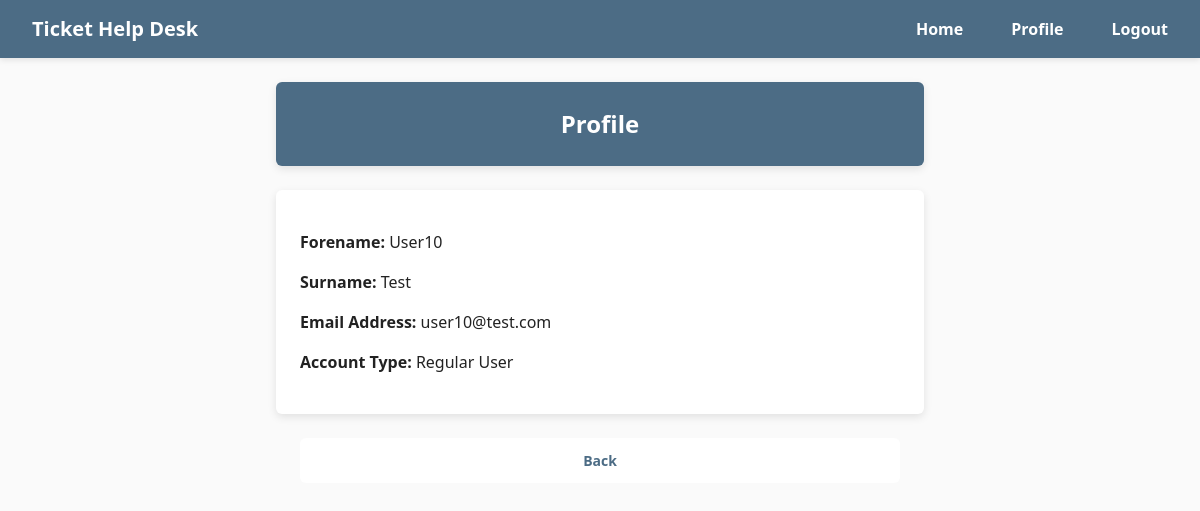
The app's page /profile (signed in) with its own data.
### HelpDeskTicketingSystem/models/UserModel.py (models this page shows)
class User(db.Model, UserMixin):
    id = db.Column(db.Integer, primary_key=True)
    forename = db.Column(db.String(50))
    surname = db.Column(db.String(50))
    email = db.Column(db.String(150), unique=True)
    password = db.Column(db.String(20))
    account_type = db.Column(db.String(20), nullable=False)

### HelpDeskTicketingSystem/views/users.py (the view)
@users_bp.route('/profile')
@login_required
def profile():
    return render_template('profile.html', user=current_user)

### HelpDeskTicketingSystem/__init__.py (called while the page is built)
def create_app(config_class=None):
    app = Flask(__name__)
    if config_class:
        app.config.from_object(config_class)
    else:
        app.config.from_object(Config)
    db.init_app(app)
    login_manager.init_app(app)
    login_manager.login_view = 'auth.login'
    from .views.home import home_bp
    from .views.auth import auth_bp
    from .views.users import users_bp
    from .views.tickets import tickets_bp
    app.register_blueprint(home_bp, url_prefix='/')
    app.register_blueprint(auth_bp, url_prefix='/')
    app.register_blueprint(tickets_bp, url_prefix='/')
    app.register_blueprint(users_bp, url_prefix='/')
    create_database(app)
    from .models import User
    @login_manager.user_loader
    def load_user(user_id):
        return User.query.get(int(user_id))
    return app

### HelpDeskTicketingSystem/templates/profile.html
{% extends "base.html" %} {% block title %} Profile {% endblock %} {% block
content %}
<h2>Profile</h2>
<div class="form">
  <p><strong>Forename:</strong> {{ user.forename }}</p>
  <p><strong>Surname:</strong> {{ user.surname }}</p>
  <p><strong>Email Address:</strong> {{ user.email }}</p>
  <p><strong>Account Type:</strong> {{ user.account_type }}</p>
</div>
<br />
<div class="btn-group">
  <a href="{{ url_for('home.home') }}" class="btn btn-group btn-secondary"
    >Back</a
  >
</div>
{% endblock %}

### HelpDeskTicketingSystem/static/main.css (style rules this page uses)
body { margin: 0; padding: 0; font-family: "Segoe UI", sans-serif; font-size: 16px; line-height: 1.5; color: #222; background-color: #fafafa; }
h2 { background: #fff; padding: 24px; border-radius: 6px; box-shadow: 0 3px 8px rgba(0, 0, 0, 0.1); max-width: 600px; margin: 0 auto; text-align: center; margin-bottom: 24px; background-color: #4C6C85; color: #fff; }
a { color: #4C6C85; text-decoration: none; }
p { color: #222; text-decoration: none; font-weight: 300; }
.form { background: #fff; padding: 24px; border-radius: 6px; box-shadow: 0 3px 8px rgba(0, 0, 0, 0.1); max-width: 600px; margin: auto; }
.btn-group { max-width: 600px; align-content: end; margin: 0 auto 24px; display: flex; gap: 10px; }
.btn-group .btn, .btn-group a.btn, .btn-group button.btn { flex: 1; display: flex; align-items: center; justify-content: center; text-align: center; width: 100%; padding: 12px; font-size: 14px; font-weight: 700; border: none; border-radius: 6px; cursor: pointer; text-decoration: none; }
.btn-group.btn-secondary { background-color: #fff; color: #4C6C85; }

### records on screen
User: forename "User10", surname "Test", email "user10@test.com", account_type "Regular User"
